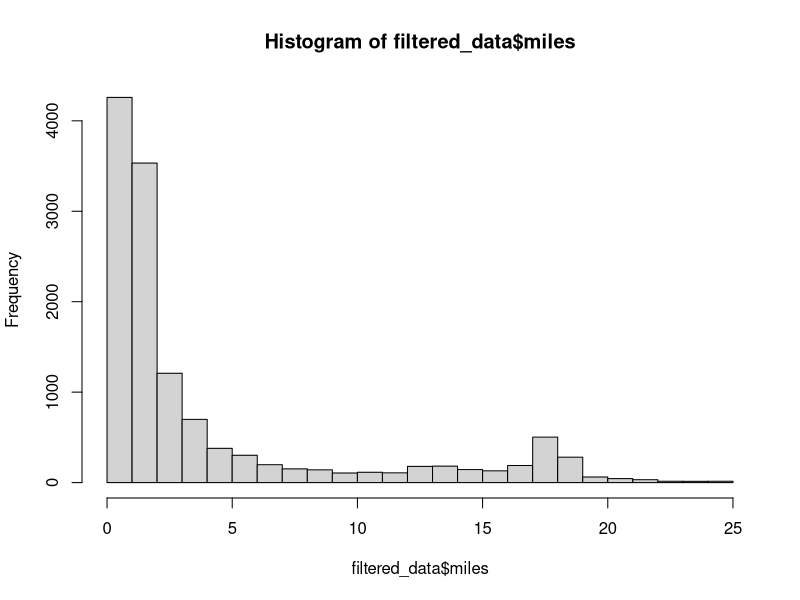
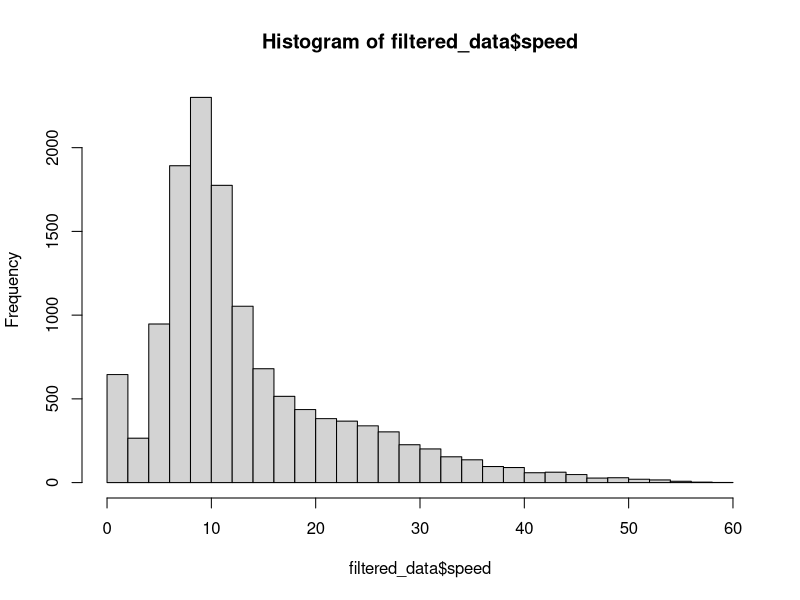
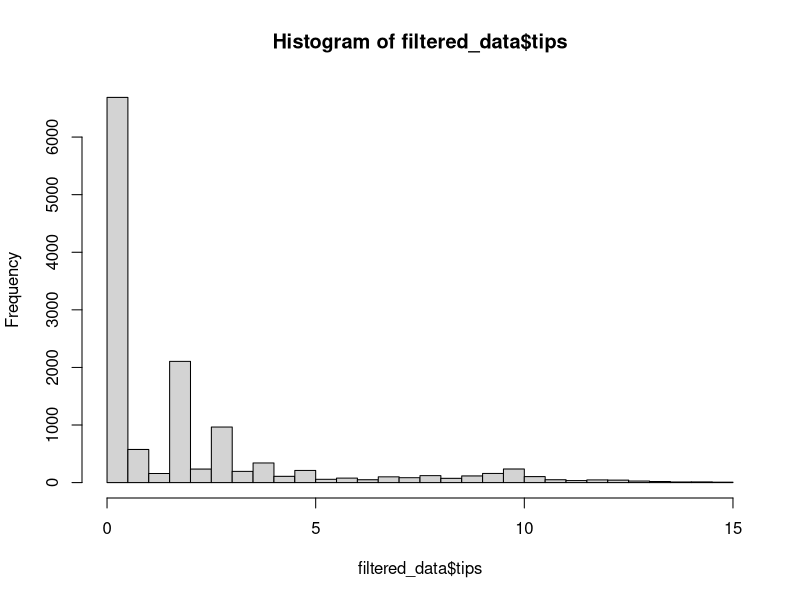
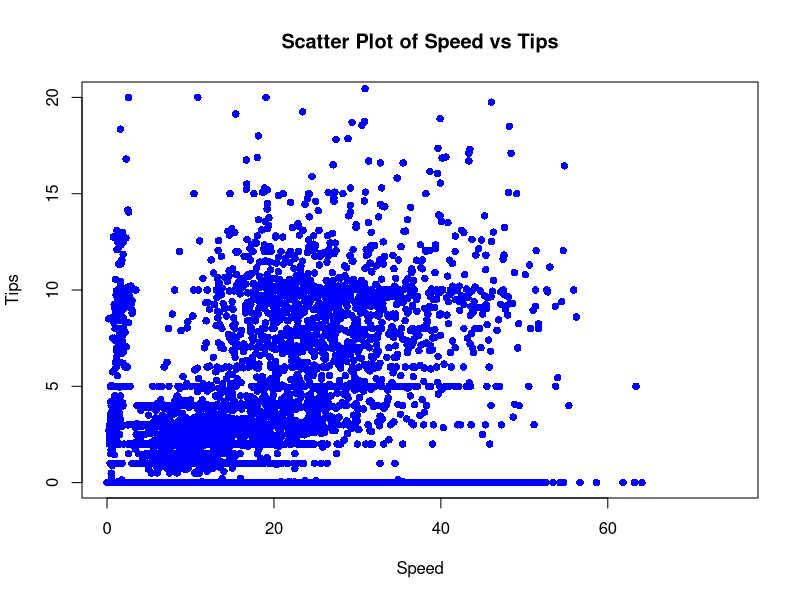
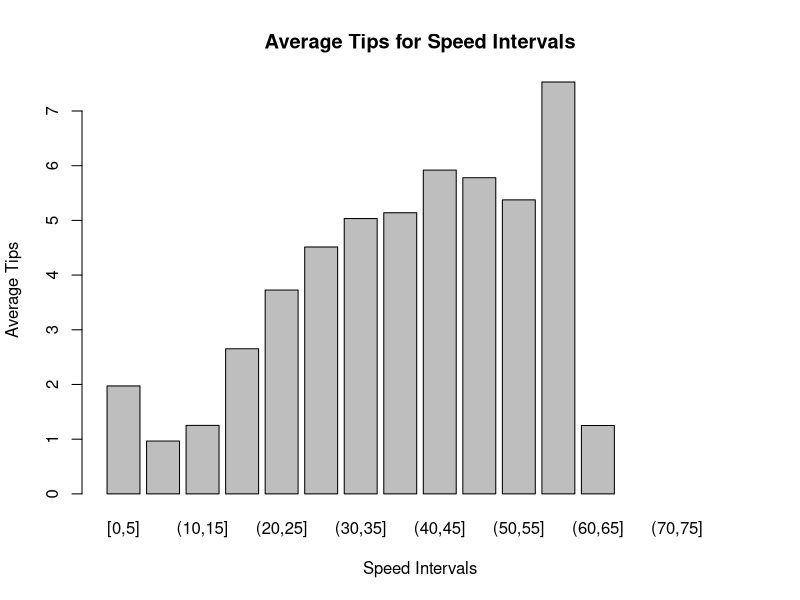
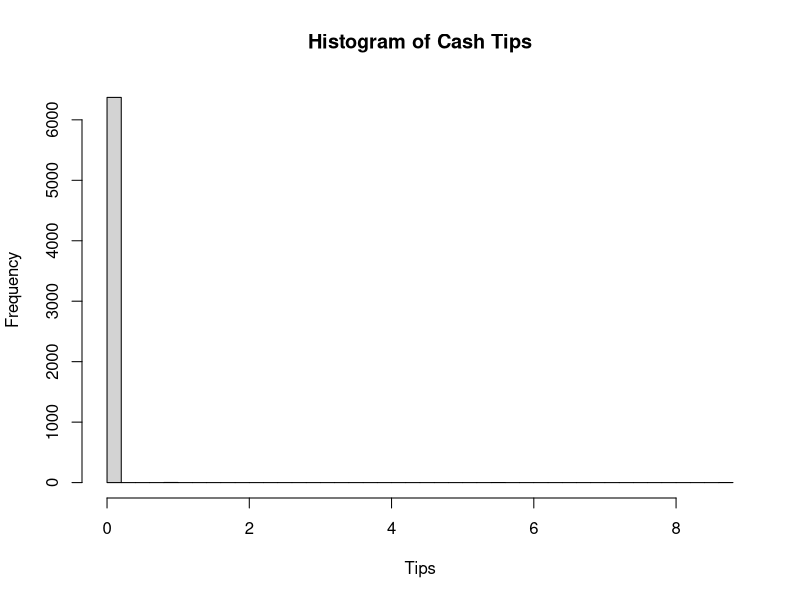
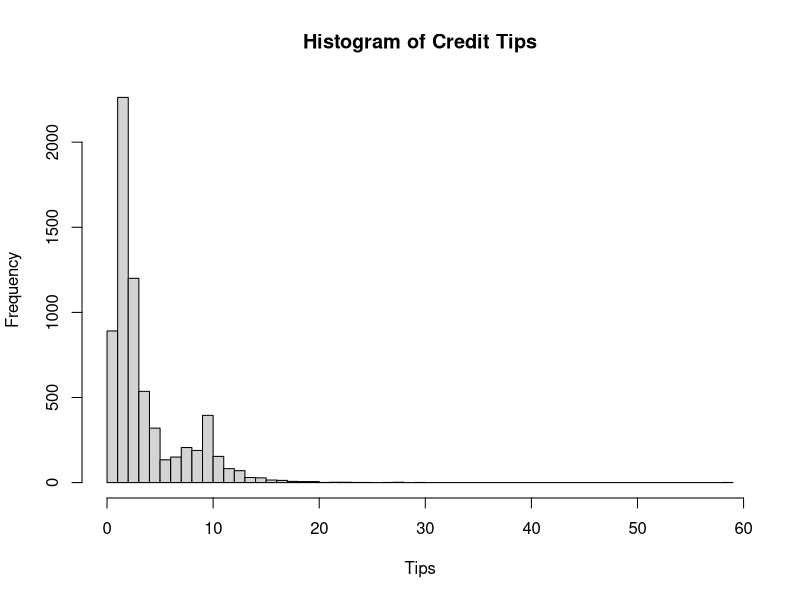
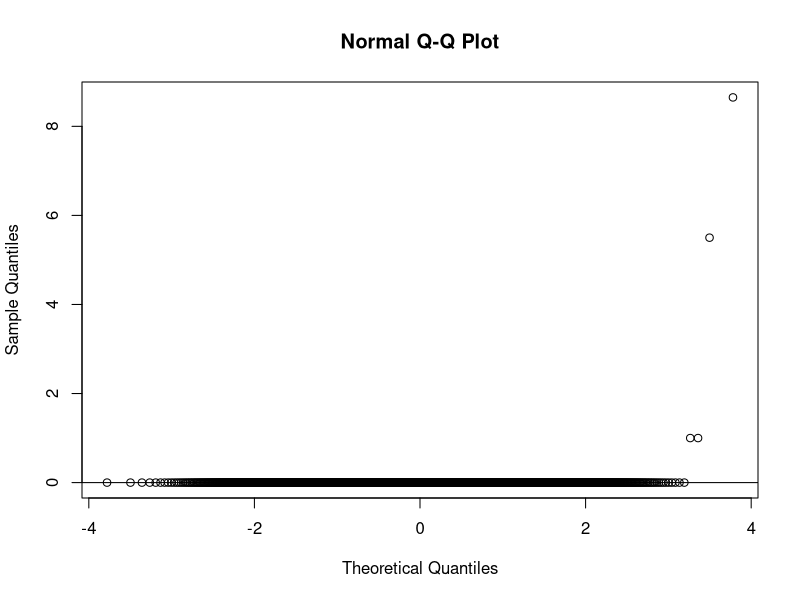

Source code (R) for these figures, in order: (Note: this script raises an error after producing the figures.)
# BASIC DATA UNDERSTANDING

cat("BASIC DATA METRICS")

install.packages("tidyverse")
library(tidyverse)
inputData <- read.csv("chicago_taxi.csv")
mean(inputData$tips)
median(inputData$tips)
summary(inputData$tips)
summary(inputData$tips)
var(inputData$tips)
var(inputData$seconds)
var(inputData$miles)
var(inputData$total)
var(inputData$speed)
install.packages("dplyr")
library(magrittr)
library(dplyr)

inputData %>%
  group_by(payment_type) %>%
  summarise(freq = n()) %>%
  arrange(freq)

# LINEAR REGRESSION

cat("FITTING LINEAR REGRESSION")

install.packages("e1071")

data <- read.csv("chicago_taxi.csv")
credit_data <- data[data$payment_type == "Credit", ]
variables_to_normalize <- credit_data[, c("seconds", "miles", "speed", "total", "tips")]

# Normalize the variables
normalized_credit_data <- as.data.frame(scale(variables_to_normalize))

linear_model <- lm(tips ~ seconds + miles + speed + total, data=normalized_credit_data)
summary(linear_model)
summary(data) # For median and mean

# Now without the total
linear_model <- lm(tips ~ seconds + miles + speed, data=normalized_credit_data)
summary(linear_model)

# Filter out non-numeric columns
numeric_data <- data[, sapply(data, is.numeric)]

# Calculate variance for numeric columns
sapply(numeric_data, var)
# Calculate variance for numeric columns while ignoring NA values
sapply(numeric_data, function(x) var(x, na.rm = TRUE))

library(e1071)
sapply(numeric_data, skewness) # For skewness
aggregate(tips ~ daytype, data=data, mean)

# BASIC CORRELATION MATRIX

cat("BASIC CORRELATION MATRIX")

cor_matrix <- cor(data[c("seconds", "miles", "speed", "tips")])

print(cor_matrix)

# We observe high correlation between Speed and Miles, we will attempt to omit miles in our LR model

# REDUCED LINEAR REGRESSION MODEL

cat("REDUCED LINEAR REGRESSION MODEL")

reduced_linear_model <- lm(tips ~ seconds + miles + speed, data=data)
summary(reduced_linear_model)
summary(data) # For median and mean

# VISUALIZING DATA

cat("GENERATING DATA VISUALIZATIONS")

# Visualizing miles variable
filtered_data <- data[data$miles < 25, ]
hist(filtered_data$miles, breaks=25)

# Visualizing speed variable
filtered_data <- data[data$speed < 60, ]
hist(filtered_data$speed, breaks=25)

# Visualizing tips variable
filtered_data <- data[data$tips < 15, ]
hist(filtered_data$tips, breaks=25)

plot(data$speed, data$tips, main = "Scatter Plot of Speed vs Tips", 
     xlab = "Speed", ylab = "Tips", pch = 16, col = "blue",
     xlim = c(0, 75), ylim = c(0, 20))

# MONTE CARLO DISTRIBUTION

# # Calculate mean and standard deviation for each variable
# # Parameters for Monte Carlo Simulation
# mean_of_speed <- mean(data$speed)
# sd_of_speed <- sd(data$speed)
# 
# mean_of_miles <- mean(data$miles)
# sd_of_miles <- sd(data$miles)
# 
# mean_of_seconds <- mean(data$seconds)
# sd_of_seconds <- sd(data$seconds)
# 
# mean_of_tips <- mean(data$tips)
# sd_of_tips <- sd(data$tips)
# 
# # Set the seed for reproducibility
# set.seed(123)
# 
# # Number of samples
# n_samples <- 10000
# 
# # Generate samples for each variable
# speed_samples <- abs(rnorm(n_samples, mean = mean_of_speed, sd = sd_of_speed))
# miles_samples <- abs(rnorm(n_samples, mean = mean_of_miles, sd = sd_of_miles))
# seconds_samples <- abs(rnorm(n_samples, mean = mean_of_seconds, sd = sd_of_seconds))
# tips_samples <- abs(rnorm(n_samples, mean = mean_of_tips, sd = sd_of_tips))
# 
# # Combine the samples into a data frame
# monte_carlo_data <- data.frame(speed = speed_samples,
#                                miles = miles_samples,
#                                seconds = seconds_samples,
#                                tips = tips_samples)
# 
# # View the first few rows of the generated data
# monte_carlo_data
# 
# # Linear Regresion using the Monte Carlo Data
# mc_linear_model <- lm(tips ~ seconds + miles + speed, data=monte_carlo_data)
# summary(mc_linear_model)

# START ANALYSIS ON CASH VS CREDIT

cat("CASH VS CREDIT ANALYSIS")

# Read Excel file
inputData <- data
# Explore the data
glimpse(inputData)
if (!requireNamespace("tidyverse", quietly = TRUE)) {
  install.packages("tidyverse")
}

# Load necessary libraries
library(tidyverse)
library(dplyr)

# Analyze tips based on payment_type
summary_stats <- inputData %>%
  group_by(payment_type) %>%
  summarize(
    mean_tip = mean(tips),
    median_tip = median(tips),
    max_tip = max(tips),
    min_tip = min(tips)
  )

# Display the summary statistics
print(summary_stats)

# CONSULTATION

cat("SPEED TO TIPS ANALYSIS")

# Which speeds result in the highest tips?

# Create speed intervals, e.g., 0-10, 10-20, ..., 70-80
speed_intervals <- seq(0, 80, by = 5)
# Use tapply to calculate average tip for each speed interval
average_tips <- tapply(data$tips, cut(data$speed, breaks = speed_intervals, include.lowest = TRUE), mean)
# Create a bar plot
barplot(average_tips, names.arg = levels(cut(data$speed, breaks = speed_intervals, include.lowest = TRUE)),
        main = "Average Tips for Speed Intervals", xlab = "Speed Intervals", ylab = "Average Tips")

# TESTING CONFIDENCE INTERVAL BETWEEN CASH AND CREDIT

cat("CASH VS CREDIT HYPOTHESIS TESTING")

cash_tips <- data$tips[data$payment_type == "Cash"]
credit_tips <- data$tips[data$payment_type == "Credit"]

hist(cash_tips, main="Histogram of Cash Tips", xlab="Tips", breaks=50)
hist(credit_tips, main="Histogram of Credit Tips", xlab="Tips", breaks=50)

qqnorm(cash_tips); qqline(cash_tips)
qqnorm(credit_tips); qqline(credit_tips)

t_test_result <- t.test(cash_tips, credit_tips, var.equal = FALSE)

t_test_result$p.value

cat("Null Hypothesis: Cash and Credit tips are the same.")
cat("Alt. Hypothesis: Cash and Credit tips are different")

confidence_level = 0.01

if (t_test_result$p.value < confidence_level/2) {
  cat("Reject the null hypothesis: There is significant evidence of a difference.\n")
} else {
  cat("Fail to reject the null hypothesis: There is not enough evidence of a difference.\n")
}

# TESTING CONFIDENCE INTERVAL BETWEEN WEEKDAY AND WEEKEND

cat("WEEKEND VS WEEKDAY HYPOTHESIS TESTING")

weekend_tips <- credit_data$tips[credit_data$daytype == "weekday"]
weekday_tips <- credit_data$tips[credit_data$daytype == "weekend"]

hist(weekend_tips, main="Histogram of Weekend Tips", xlab="Tips", breaks=50)
hist(weekday_tips, main="Histogram of Weekday Tips", xlab="Tips", breaks=50)

qqnorm(weekend_tips); qqline(weekend_tips)
qqnorm(weekday_tips); qqline(weekday_tips)

t_test_result <- t.test(weekend_tips, weekday_tips, var.equal = FALSE)

cat("P-Value = ", t_test_result$p.value)

cat("Null Hypothesis: Weekend and Weekday tips are the same.")
cat("Alt. Hypothesis: Weekend and Weekday tips are different")

confidence_level = 0.01

if (t_test_result$p.value < confidence_level/2) {
  cat("Reject the null hypothesis: There is significant evidence of a difference.\n")
} else {
  cat("Fail to reject the null hypothesis: There is not enough evidence of a difference.\n")
}
summary(weekend_tips)
summary(weekday_tips)

# ANOVA FOR CASH VS CREDIT

cat("CASH VS CREDIT ANOVA")

model <- aov(tips ~ payment_type, data = data)
summary(model)

# FINDING THE MOST COMMON TIP % OF THE FARE

cat("TIP % ANALYSIS")

credit_data$fare <- credit_data$total - credit_data$tips
credit_data$percent <- credit_data$tips / credit_data$fare
credit_data$percent <- credit_data$percent * 100

filtered_credit_data <- credit_data[credit_data$percent < 100, ]

# Create a histogram with automatically determined breaks
hist(filtered_credit_data$percent, breaks = seq(0, 100, by = 5), main = "Histogram of filtered_credit_data$percent", xlab = "Percentage", ylab = "Frequency")

# MONTE CARLO

cat("MONTE CARLO SIMULATION")

# Build the parametric function from independent variables to tips
mc_linear_model <- lm(tips ~ speed + seconds + miles, data=credit_data)

# Generate random input data
num_credit_data <- credit_data[, c('speed', 'seconds')]
means <- colMeans(num_credit_data, na.rm=TRUE)
stdevs <- apply(num_credit_data, 2, sd, na.rm=TRUE)

num_simulations <- 1000
r_inputs <- matrix(
  abs(rnorm(length(means)*num_simulations, mean = rep(means, each = num_simulations), sd = rep(stdevs, each = num_simulations))), ncol=length(means)
)

r_inputs_df <- as.data.frame(r_inputs)
colnames(r_inputs_df) <- colnames(num_credit_data)
r_inputs_df$miles <- (r_inputs_df$seconds * r_inputs_df$speed) / 3600

mc_predictions <- predict(mc_linear_model, newdata = r_inputs_df)

hist(mc_predictions)

credit_data_hist <- credit_data[credit_data$tips < 20, ]

monte_carlo_tips <- mc_predictions
hist(monte_carlo_tips, xlim=c(0,20), breaks = c(0, 2, 4, 6, 8, 10, 12, 14, 16, 18, 20))
hist(credit_data_hist$tips, xlim=c(0,20), breaks = c(0, 2, 4, 6, 8, 10, 12, 14, 16, 18, 20))

mean(monte_carlo_tips)
sd(monte_carlo_tips)
skewness(monte_carlo_tips)
mean(credit_data_hist$tips)
sd(credit_data_hist$tips)
skewness(credit_data_hist$tips)

cat("BAYES THEOREM ANALYSIS")

library(dplyr)
data$total <- round(data$total, 0)
data$tips <- round(data$tips, 0)
tips_threshold <- 5
prior_total_high <- sum(data$total > 50) / nrow(data)
prior_total_low <- 1 - prior_total_high
prior_tips_low <- sum(data$tips <= tips_threshold) / nrow(data)
prior_tips_high <- 1 - prior_tips_low
print(prior_total_high)
likelihood_tips_high_given_total_high <- sum(data$tips > tips_threshold & data$total > 50) / sum(data$total > 50)
print(likelihood_tips_high_given_total_high)
likelihood_tips_high_given_total_low <- sum(data$tips > tips_threshold & data$total <= 50) / sum(data$total <= 50)
print(likelihood_tips_high_given_total_low)
posterior_tips_high_given_total <- (likelihood_tips_high_given_total_high * prior_tips_high) / denominator
cat("Posterior Probability of Higher Tips given Total > 50:", posterior_tips_high_given_total, "\n")
